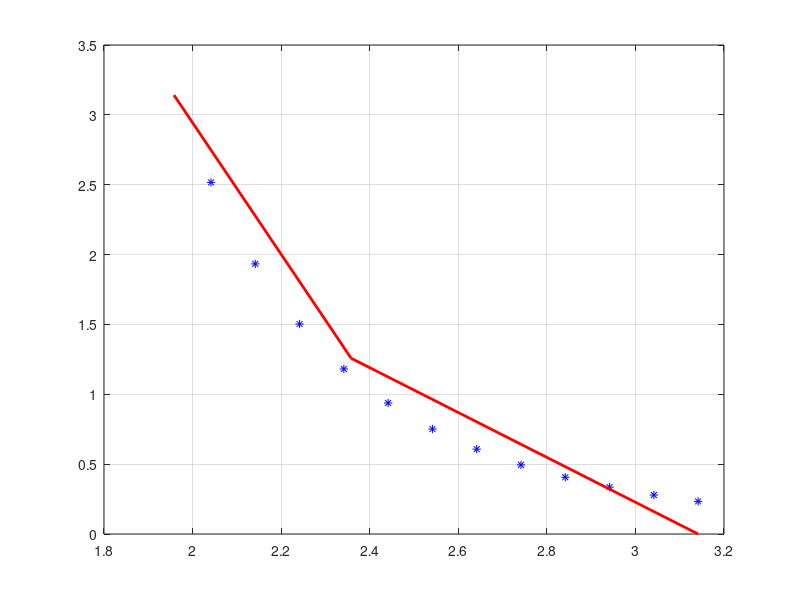

Write the MATLAB code that produced this figure.
   wrap_12=[pi;0];
intmdt_pts = [[2.358; 1.258], [1.958; pi],[1.958; -pi;],[1.5548; -2.242],[1.5548; -1.542]];

part2 = [wrap_12, intmdt_pts(:,1),intmdt_pts(:,2) ];
    
       x = pi:-0.1:1.958
       a =       129.1  
       b =      -5.517  
       y = a*x.^b
       
       
       
       
figure
plot(x,y,'b*')
hold on
plot(part2(1,:), part2(2,:),'r','linewidth',2)
grid on


%  fitresult(x) = a*x^b
%      Coefficients (with 95% confidence bounds):
%        a =       129.1  (-1219, 1477)
%        b =      -5.517  (-20.47, 9.434)